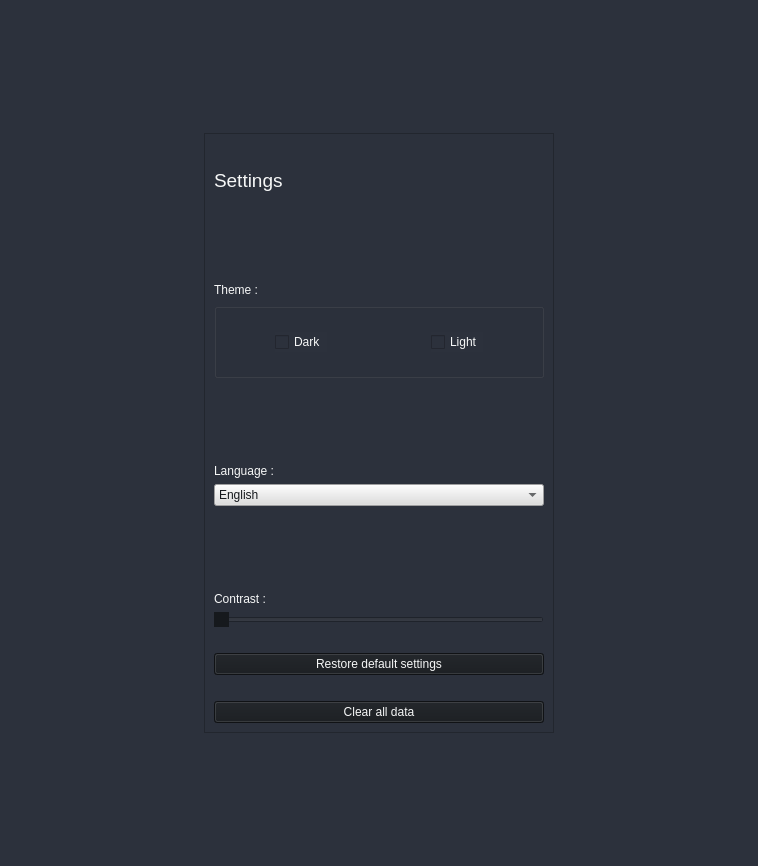
<?xml version="1.0" encoding="UTF-8"?>
<ui version="4.0">
 <class>Form</class>
 <widget class="QWidget" name="Form">
  <property name="geometry">
   <rect>
    <x>0</x>
    <y>0</y>
    <width>758</width>
    <height>866</height>
   </rect>
  </property>
  <property name="windowTitle">
   <string>Form</string>
  </property>
  <property name="styleSheet">
   <string notr="true">background-color: rgb(44, 49, 60);
color: rgb(246, 247, 247);

</string>
  </property>
  <layout class="QGridLayout" name="gridLayout_2">
   <item row="1" column="0">
    <widget class="QFrame" name="frame">
     <property name="sizePolicy">
      <sizepolicy hsizetype="Expanding" vsizetype="Expanding">
       <horstretch>0</horstretch>
       <verstretch>0</verstretch>
      </sizepolicy>
     </property>
     <property name="minimumSize">
      <size>
       <width>300</width>
       <height>400</height>
      </size>
     </property>
     <property name="maximumSize">
      <size>
       <width>350</width>
       <height>600</height>
      </size>
     </property>
     <property name="frameShape">
      <enum>QFrame::StyledPanel</enum>
     </property>
     <property name="frameShadow">
      <enum>QFrame::Raised</enum>
     </property>
     <layout class="QVBoxLayout" name="verticalLayout">
      <item>
       <widget class="QLabel" name="label_2">
        <property name="font">
         <font>
          <pointsize>14</pointsize>
          <bold>false</bold>
         </font>
        </property>
        <property name="styleSheet">
         <string notr="true">QLabel {
    qproperty-alignment: AlignCenter;
}
</string>
        </property>
        <property name="text">
         <string>Settings</string>
        </property>
       </widget>
      </item>
      <item alignment="Qt::AlignBottom">
       <widget class="QLabel" name="label">
        <property name="text">
         <string>Theme :</string>
        </property>
       </widget>
      </item>
      <item>
       <widget class="QGroupBox" name="groupBox">
        <property name="title">
         <string/>
        </property>
        <layout class="QHBoxLayout" name="horizontalLayout">
         <item alignment="Qt::AlignHCenter">
          <widget class="QCheckBox" name="checkBox">
           <property name="text">
            <string>Dark</string>
           </property>
          </widget>
         </item>
         <item alignment="Qt::AlignHCenter">
          <widget class="QCheckBox" name="checkBox_2">
           <property name="text">
            <string>Light</string>
           </property>
          </widget>
         </item>
        </layout>
       </widget>
      </item>
      <item>
       <spacer name="verticalSpacer_2">
        <property name="orientation">
         <enum>Qt::Vertical</enum>
        </property>
        <property name="sizeType">
         <enum>QSizePolicy::Preferred</enum>
        </property>
        <property name="sizeHint" stdset="0">
         <size>
          <width>20</width>
          <height>20</height>
         </size>
        </property>
       </spacer>
      </item>
      <item alignment="Qt::AlignBottom">
       <widget class="QLabel" name="label_4">
        <property name="text">
         <string>Language :</string>
        </property>
       </widget>
      </item>
      <item>
       <widget class="QComboBox" name="comboBox">
        <property name="styleSheet">
         <string notr="true">QComboBox{
	background-color: rgb(221, 221, 222);
	color: rgb(22, 25, 29);
}</string>
        </property>
        <item>
         <property name="text">
          <string>English</string>
         </property>
        </item>
        <item>
         <property name="text">
          <string>Spanish</string>
         </property>
        </item>
        <item>
         <property name="text">
          <string>Chinese</string>
         </property>
        </item>
        <item>
         <property name="text">
          <string>Russian</string>
         </property>
        </item>
       </widget>
      </item>
      <item>
       <spacer name="verticalSpacer">
        <property name="orientation">
         <enum>Qt::Vertical</enum>
        </property>
        <property name="sizeType">
         <enum>QSizePolicy::Preferred</enum>
        </property>
        <property name="sizeHint" stdset="0">
         <size>
          <width>20</width>
          <height>20</height>
         </size>
        </property>
       </spacer>
      </item>
      <item alignment="Qt::AlignBottom">
       <widget class="QLabel" name="label_3">
        <property name="text">
         <string>Contrast :</string>
        </property>
       </widget>
      </item>
      <item>
       <widget class="QSlider" name="horizontalSlider">
        <property name="styleSheet">
         <string notr="true">QSlider::handle {
    background-color: rgb(22, 25, 29);
}</string>
        </property>
        <property name="orientation">
         <enum>Qt::Horizontal</enum>
        </property>
       </widget>
      </item>
      <item>
       <spacer name="verticalSpacer_4">
        <property name="orientation">
         <enum>Qt::Vertical</enum>
        </property>
        <property name="sizeType">
         <enum>QSizePolicy::Preferred</enum>
        </property>
        <property name="sizeHint" stdset="0">
         <size>
          <width>20</width>
          <height>20</height>
         </size>
        </property>
       </spacer>
      </item>
      <item>
       <widget class="QPushButton" name="pushButton">
        <property name="styleSheet">
         <string notr="true">QPushButton{
	background-color: rgb(22, 25, 29);
}</string>
        </property>
        <property name="text">
         <string>Restore default settings</string>
        </property>
       </widget>
      </item>
      <item>
       <spacer name="verticalSpacer_5">
        <property name="orientation">
         <enum>Qt::Vertical</enum>
        </property>
        <property name="sizeType">
         <enum>QSizePolicy::Preferred</enum>
        </property>
        <property name="sizeHint" stdset="0">
         <size>
          <width>20</width>
          <height>20</height>
         </size>
        </property>
       </spacer>
      </item>
      <item>
       <widget class="QPushButton" name="pushButton_2">
        <property name="styleSheet">
         <string notr="true">QPushButton{
	background-color: rgb(22, 25, 29);
}</string>
        </property>
        <property name="text">
         <string>Clear all data</string>
        </property>
       </widget>
      </item>
     </layout>
    </widget>
   </item>
  </layout>
 </widget>
 <resources/>
 <connections/>
</ui>
